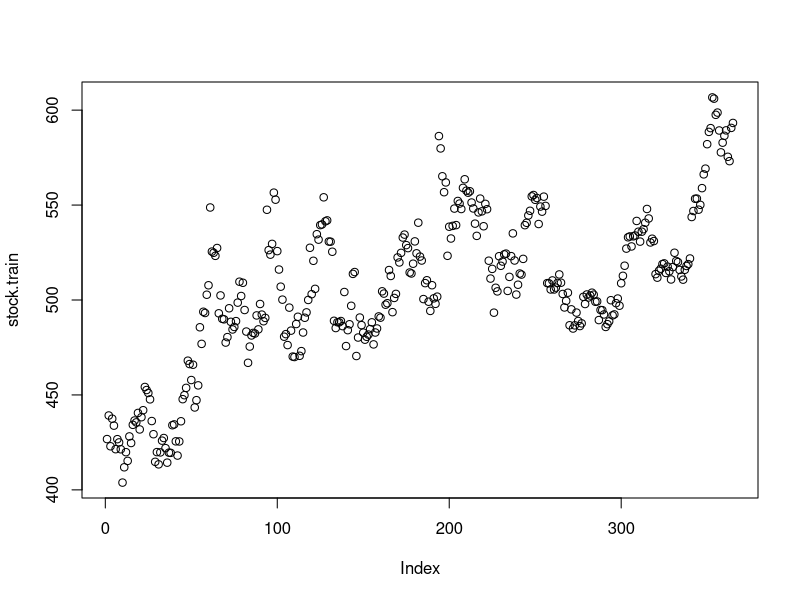

Reproduce this figure in R.
library(forecast)

stock <- read.csv("Netflix_stock_history.csv")
stock.data <- matrix((stock$Close))

stock.train <- stock.data[1:365]
stock.test <- stock.data[366]

plot(stock.train)

ARMAfit <- auto.arima(stock.train, max.p = 5, max.q = 5,stepwise=FALSE, max.order=10,seasonal = FALSE)



forecast(ARMAfit,h=10)
